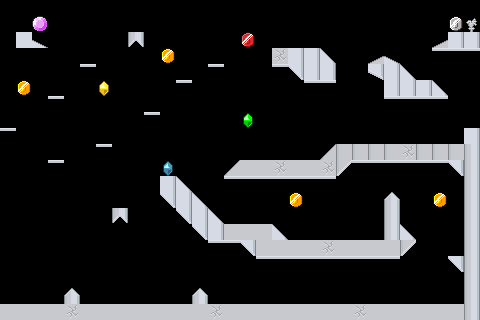

A level layout from a 2D game, rendered from its tile map. Below: a short description, then the map file with tile-grid data replaced by summaries:
An orthogonal 30x20 tile map with 16x16 px tiles, 2 tile layers (Platforms, Gold), 11 tilesets and 9 objects (spawn, next).

<map version="1.10" tiledversion="1.11.2" orientation="orthogonal" renderorder="right-down" width="30" height="20" tilewidth="16" tileheight="16" infinite="0" backgroundcolor="#000000" nextlayerid="10" nextobjectid="3">
 <tileset firstgid="1" source="roguelike-base.tsx" />
 <tileset firstgid="1768" source="roguelike-interior.tsx" />
 <tileset firstgid="2254" source="currency/gem-yellow.tsx" />
 <tileset firstgid="2258" source="currency/purple-gem.tsx" />
 <tileset firstgid="2265" source="currency/round-gem-purple.tsx" />
 <tileset firstgid="2277" source="currency/gem-blue.tsx" />
 <tileset firstgid="2281" source="currency/coin-ruby.tsx" />
 <tileset firstgid="2286" source="currency/coin-silver.tsx" />
 <tileset firstgid="2291" name="coin-gold" tilewidth="16" tileheight="16" tilecount="5" columns="5">
  <image source="currency/coin-gold.png" width="80" height="16" />
  <tile id="0">
   <properties>
    <property name="value" type="int" value="1" />
   </properties>
   <animation>
    <frame tileid="0" duration="100" />
    <frame tileid="1" duration="100" />
    <frame tileid="2" duration="100" />
    <frame tileid="3" duration="100" />
    <frame tileid="4" duration="100" />
   </animation>
  </tile>
 </tileset>
 <tileset firstgid="2296" source="currency/gem-green.tsx" />
 <tileset firstgid="2300" source="currency/coin-gold.tsx" />
 <objectgroup id="13" name="Doors">
  <object id="37" name="spawn" x="15.9199" y="287.971" width="16" height="16">
   <properties>
    <property name="type" value="spawn" />
   </properties>
  </object>
  <object id="38" name="next" x="15.8845" y="16.0038" width="16" height="16" rotation="359.527">
   <properties>
    <property name="type" value="next" />
   </properties>
  </object>
 </objectgroup>
 <layer id="1" name="Platforms" width="30" height="20">
  <data>[600 cells, 157 non-empty, 17 distinct tile ids]</data>
 </layer>
 <objectgroup id="9" name="Enemies" offsetx="-16" offsety="0">
  <object id="13" template="enemies/archer.tx" x="144" y="16">
   <properties>
    <property name="jump_around" type="bool" value="true" />
    <property name="jump_around_time" type="float" value="4" />
    <property name="jump_around_velocity" type="float" value="500" />
   </properties>
  </object>
  <object id="21" template="enemies/cavalier.tx" x="403" y="287.5">
   <properties>
    <property name="facing_right" type="bool" value="true" />
    <property name="walk_around" type="bool" value="true" />
    <property name="walk_around_time" type="float" value="1" />
    <property name="walk_around_velocity" type="float" value="200" />
   </properties>
  </object>
  <object id="32" template="enemies/crossbow.tx" x="128.5" y="191.5">
   <properties>
    <property name="facing_right" type="bool" value="false" />
    <property name="walk_around" type="bool" value="true" />
    <property name="walk_around_time" type="float" value="1.8" />
    <property name="walk_around_velocity" type="float" value="72" />
   </properties>
  </object>
  <object id="24" template="enemies/horse.tx" x="298" y="143">
   <properties>
    <property name="jump_around" type="bool" value="true" />
    <property name="jump_around_time" type="float" value="10" />
    <property name="jump_around_velocity" type="float" value="1000" />
   </properties>
  </object>
  <object id="25" template="enemies/king.tx" x="254.5" y="207" />
  <object id="26" template="enemies/mage.tx" x="427.5" y="127.5">
   <properties>
    <property name="facing_right" type="bool" value="true" />
    <property name="walk_around" type="bool" value="true" />
    <property name="walk_around_time" type="float" value="4.6" />
    <property name="walk_around_velocity" type="float" value="50" />
   </properties>
  </object>
  <object id="29" template="enemies/sword.tx" x="307.5" y="31" />
 </objectgroup>
 <layer id="2" name="Gold" width="30" height="20">
  <data>[600 cells, 10 non-empty, 8 distinct tile ids]</data>
 </layer>
</map>
